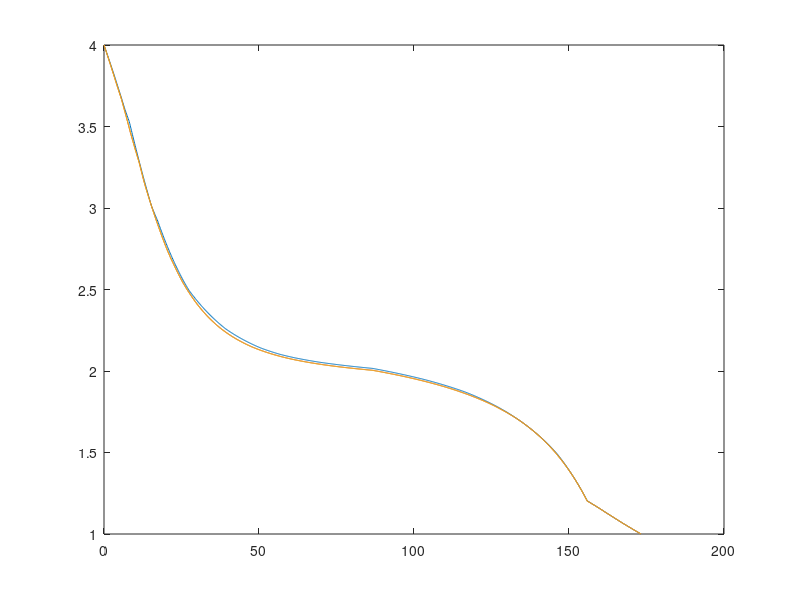
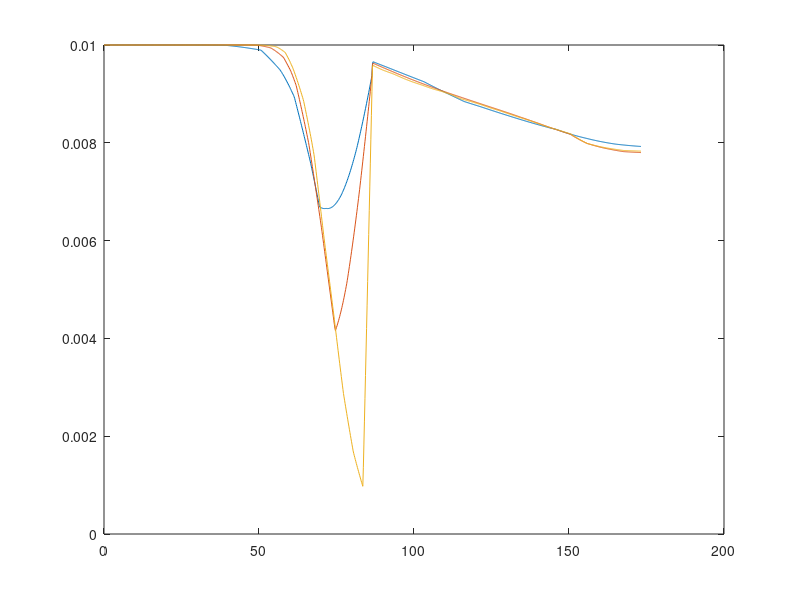
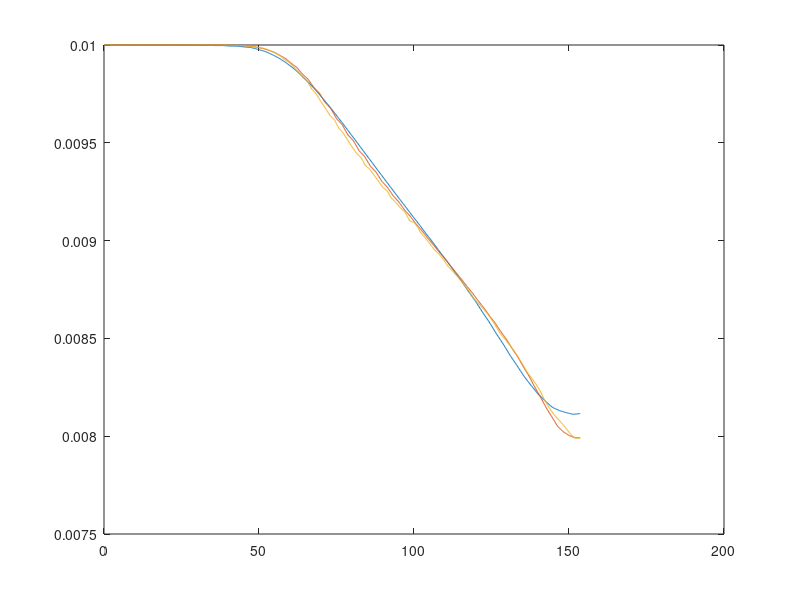
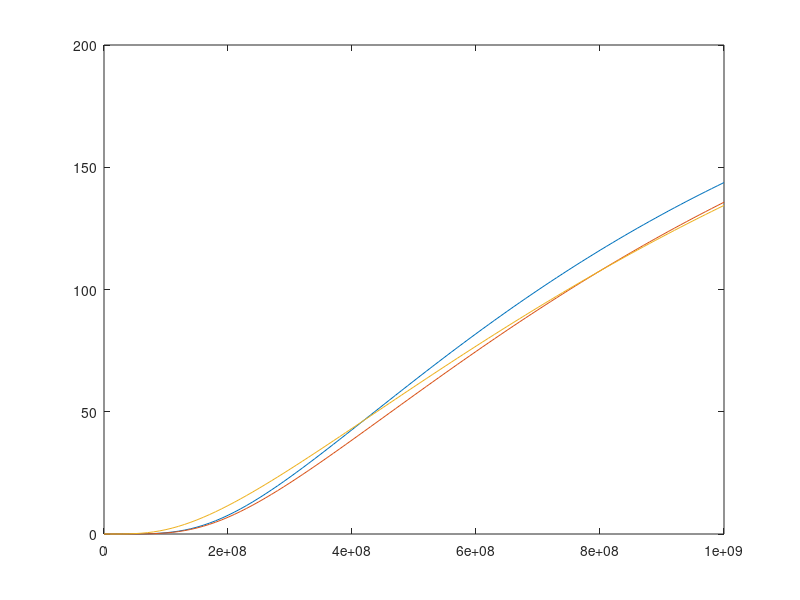

MATLAB code for these plots, in order:
close all

clear all

dol_0=csvread('1k/dol_refinement_0.csv');
dol_1=csvread('10k/dol_refinement_1.csv');
dol_2=csvread('100k/dol_refinement_2.csv');
k=0;
for (i=1:3)
    figure(i)
    plot(dol_0(:,i+k),dol_0(:,2*i) )
    k=k+1;
end
k=0;
for (i=1:3)
    figure(i)
    hold on
    plot(dol_1(:,i+k),dol_1(:,2*i) )
    k=k+1;
end
k=0;
for (i=1:3)
    figure(i)
    hold on
    plot(dol_2(:,i+k),dol_2(:,2*i) )
    k=k+1;
end

dot_0=csvread('1k/dot_refinement_0.csv');
dot_1=csvread('10k/dot_refinement_1.csv');
dot_2=csvread('100k/dot_refinement_2.csv');
k=0;
for (i=1:3)
    figure(i+3)
    plot(dot_0(:,1),dot_0(:,i+1) )
    k=k+1;
end
k=0;
for (i=1:3)
    figure(i+3)
    hold on
    plot(dot_1(:,1),dot_1(:,i+1) )
    k=k+1;
end
k=0;
for (i=1:3)
    figure(i+3)
    hold on
    plot(dot_2(:,1),dot_2(:,i+1) )
    k=k+1;
end